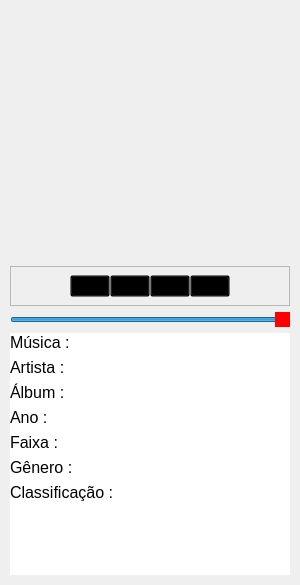
<?xml version="1.0" encoding="UTF-8"?>
<ui version="4.0">
 <class>visualizadorMusica</class>
 <widget class="QWidget" name="visualizadorMusica">
  <property name="geometry">
   <rect>
    <x>0</x>
    <y>0</y>
    <width>300</width>
    <height>585</height>
   </rect>
  </property>
  <property name="minimumSize">
   <size>
    <width>300</width>
    <height>450</height>
   </size>
  </property>
  <property name="maximumSize">
   <size>
    <width>300</width>
    <height>16777215</height>
   </size>
  </property>
  <property name="sizeIncrement">
   <size>
    <width>0</width>
    <height>0</height>
   </size>
  </property>
  <property name="windowTitle">
   <string>Form</string>
  </property>
  <property name="autoFillBackground">
   <bool>false</bool>
  </property>
  <property name="styleSheet">
   <string notr="true">.QLabel{
	font-size: 12pt;
}</string>
  </property>
  <layout class="QGridLayout" name="gridLayout">
   <property name="leftMargin">
    <number>10</number>
   </property>
   <property name="topMargin">
    <number>10</number>
   </property>
   <property name="rightMargin">
    <number>10</number>
   </property>
   <property name="bottomMargin">
    <number>10</number>
   </property>
   <item row="3" column="0" colspan="3">
    <widget class="QSlider" name="barraVolume">
     <property name="styleSheet">
      <string notr="true">QSlider::handle:horizontal {
	background: red;
}</string>
     </property>
     <property name="value">
      <number>99</number>
     </property>
     <property name="orientation">
      <enum>Qt::Horizontal</enum>
     </property>
    </widget>
   </item>
   <item row="0" column="2">
    <spacer name="horizontalSpacer_2">
     <property name="orientation">
      <enum>Qt::Horizontal</enum>
     </property>
     <property name="sizeHint" stdset="0">
      <size>
       <width>40</width>
       <height>20</height>
      </size>
     </property>
    </spacer>
   </item>
   <item row="0" column="0">
    <spacer name="horizontalSpacer">
     <property name="orientation">
      <enum>Qt::Horizontal</enum>
     </property>
     <property name="sizeHint" stdset="0">
      <size>
       <width>40</width>
       <height>20</height>
      </size>
     </property>
    </spacer>
   </item>
   <item row="4" column="0" colspan="3">
    <widget class="QScrollArea" name="areaDetalhes">
     <property name="styleSheet">
      <string notr="true">background-color: rgb(255, 255, 255);
border-style: none;</string>
     </property>
     <property name="widgetResizable">
      <bool>true</bool>
     </property>
     <widget class="QWidget" name="scrollAreaWidgetContents">
      <property name="geometry">
       <rect>
        <x>0</x>
        <y>0</y>
        <width>280</width>
        <height>225</height>
       </rect>
      </property>
      <layout class="QGridLayout" name="gridLayout_2">
       <property name="leftMargin">
        <number>0</number>
       </property>
       <property name="topMargin">
        <number>0</number>
       </property>
       <property name="rightMargin">
        <number>0</number>
       </property>
       <property name="bottomMargin">
        <number>0</number>
       </property>
       <property name="horizontalSpacing">
        <number>0</number>
       </property>
       <property name="verticalSpacing">
        <number>6</number>
       </property>
       <item row="5" column="0">
        <widget class="QLabel" name="faixaMusica">
         <property name="text">
          <string>Faixa : </string>
         </property>
        </widget>
       </item>
       <item row="6" column="0">
        <widget class="QLabel" name="generoMusica">
         <property name="text">
          <string>Gênero : </string>
         </property>
        </widget>
       </item>
       <item row="8" column="0">
        <spacer name="verticalSpacer">
         <property name="orientation">
          <enum>Qt::Vertical</enum>
         </property>
         <property name="sizeHint" stdset="0">
          <size>
           <width>20</width>
           <height>40</height>
          </size>
         </property>
        </spacer>
       </item>
       <item row="2" column="0">
        <widget class="QLabel" name="nomeAlbum">
         <property name="styleSheet">
          <string notr="true"/>
         </property>
         <property name="text">
          <string>Álbum : </string>
         </property>
         <property name="wordWrap">
          <bool>true</bool>
         </property>
        </widget>
       </item>
       <item row="3" column="0">
        <widget class="QLabel" name="anoAlbum">
         <property name="text">
          <string>Ano : </string>
         </property>
         <property name="wordWrap">
          <bool>true</bool>
         </property>
        </widget>
       </item>
       <item row="0" column="0">
        <widget class="QLabel" name="tituloMusica">
         <property name="styleSheet">
          <string notr="true"/>
         </property>
         <property name="text">
          <string>Música : </string>
         </property>
         <property name="wordWrap">
          <bool>true</bool>
         </property>
        </widget>
       </item>
       <item row="1" column="0">
        <widget class="QLabel" name="nomeArtista">
         <property name="styleSheet">
          <string notr="true"/>
         </property>
         <property name="text">
          <string>Artista : </string>
         </property>
         <property name="wordWrap">
          <bool>true</bool>
         </property>
        </widget>
       </item>
       <item row="7" column="0">
        <widget class="QLabel" name="classificacaoMusica">
         <property name="text">
          <string>Classificação : </string>
         </property>
        </widget>
       </item>
      </layout>
     </widget>
    </widget>
   </item>
   <item row="0" column="1">
    <widget class="QLabel" name="arteAlbum">
     <property name="minimumSize">
      <size>
       <width>250</width>
       <height>250</height>
      </size>
     </property>
     <property name="maximumSize">
      <size>
       <width>250</width>
       <height>250</height>
      </size>
     </property>
     <property name="text">
      <string/>
     </property>
     <property name="pixmap">
      <pixmap resource="estilos.qrc">:/imgs/np_cp_pad.png</pixmap>
     </property>
     <property name="scaledContents">
      <bool>true</bool>
     </property>
    </widget>
   </item>
   <item row="1" column="0" colspan="3">
    <widget class="QFrame" name="frame">
     <property name="minimumSize">
      <size>
       <width>0</width>
       <height>40</height>
      </size>
     </property>
     <property name="styleSheet">
      <string notr="true"/>
     </property>
     <property name="frameShape">
      <enum>QFrame::StyledPanel</enum>
     </property>
     <property name="frameShadow">
      <enum>QFrame::Raised</enum>
     </property>
     <layout class="QGridLayout" name="gridLayout_3">
      <property name="leftMargin">
       <number>0</number>
      </property>
      <property name="topMargin">
       <number>0</number>
      </property>
      <property name="rightMargin">
       <number>0</number>
      </property>
      <property name="bottomMargin">
       <number>0</number>
      </property>
      <property name="spacing">
       <number>0</number>
      </property>
      <item row="0" column="2">
       <widget class="QPushButton" name="botaoReproduzir">
        <property name="styleSheet">
         <string notr="true">QPushButton {
	background-color: transparent;
}

QPushButton::hover {
	background-color: rgb(255, 170, 0);
	border-style: none;
}

QPushButton::pressed {
	
	background-color: rgb(255, 170, 127);
	border-style: none;
}</string>
        </property>
        <property name="text">
         <string/>
        </property>
        <property name="icon">
         <iconset resource="estilos.qrc">
          <normaloff>:/imgs/controles/pl.PNG</normaloff>:/imgs/controles/pl.PNG</iconset>
        </property>
        <property name="iconSize">
         <size>
          <width>40</width>
          <height>40</height>
         </size>
        </property>
       </widget>
      </item>
      <item row="0" column="3">
       <widget class="QPushButton" name="botaoPausar">
        <property name="styleSheet">
         <string notr="true">QPushButton {
	background-color: transparent;
}

QPushButton::hover {
	background-color: rgb(255, 170, 0);
	border-style: none;
}

QPushButton::pressed {
	
	background-color: rgb(255, 170, 127);
	border-style: none;
}</string>
        </property>
        <property name="text">
         <string/>
        </property>
        <property name="icon">
         <iconset resource="estilos.qrc">
          <normaloff>:/imgs/controles/ps.PNG</normaloff>:/imgs/controles/ps.PNG</iconset>
        </property>
        <property name="iconSize">
         <size>
          <width>40</width>
          <height>40</height>
         </size>
        </property>
       </widget>
      </item>
      <item row="0" column="1">
       <widget class="QPushButton" name="botaoAnterior">
        <property name="styleSheet">
         <string notr="true">QPushButton {
	background-color: transparent;
}

QPushButton::hover {
	background-color: rgb(255, 170, 0);
	border-style: none;
}

QPushButton::pressed {
	
	background-color: rgb(255, 170, 127);
	border-style: none;
}</string>
        </property>
        <property name="text">
         <string/>
        </property>
        <property name="icon">
         <iconset resource="estilos.qrc">
          <normaloff>:/imgs/controles/rw.PNG</normaloff>:/imgs/controles/rw.PNG</iconset>
        </property>
        <property name="iconSize">
         <size>
          <width>40</width>
          <height>40</height>
         </size>
        </property>
       </widget>
      </item>
      <item row="0" column="0">
       <spacer name="horizontalSpacer_3">
        <property name="orientation">
         <enum>Qt::Horizontal</enum>
        </property>
        <property name="sizeHint" stdset="0">
         <size>
          <width>40</width>
          <height>20</height>
         </size>
        </property>
       </spacer>
      </item>
      <item row="0" column="4">
       <widget class="QPushButton" name="botaoProximo">
        <property name="styleSheet">
         <string notr="true">QPushButton {
	background-color: transparent;
}

QPushButton::hover {
	background-color: rgb(255, 170, 0);
	border-style: none;
}

QPushButton::pressed {
	
	background-color: rgb(255, 170, 127);
	border-style: none;
}</string>
        </property>
        <property name="text">
         <string/>
        </property>
        <property name="icon">
         <iconset resource="estilos.qrc">
          <normaloff>:/imgs/controles/fw.PNG</normaloff>:/imgs/controles/fw.PNG</iconset>
        </property>
        <property name="iconSize">
         <size>
          <width>40</width>
          <height>40</height>
         </size>
        </property>
       </widget>
      </item>
      <item row="0" column="5">
       <spacer name="horizontalSpacer_4">
        <property name="orientation">
         <enum>Qt::Horizontal</enum>
        </property>
        <property name="sizeHint" stdset="0">
         <size>
          <width>40</width>
          <height>20</height>
         </size>
        </property>
       </spacer>
      </item>
     </layout>
    </widget>
   </item>
  </layout>
 </widget>
 <resources>
  <include location="estilos.qrc"/>
 </resources>
 <connections/>
</ui>
